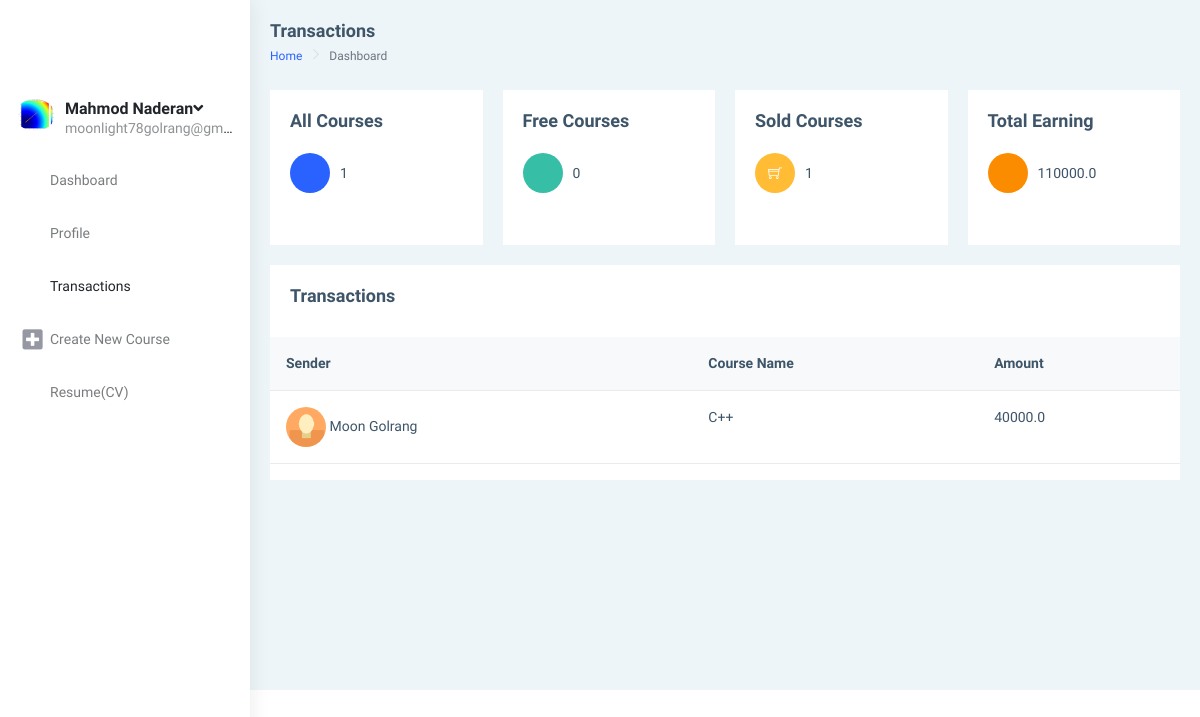
/accounts/teacherdashboard/transaction (signed in), run on the app's committed database.
### mainSite/models.py (models this page shows, shortened)
class Teacher (models.Model):
    phone = models.CharField(max_length=200, unique=True)
    date_created = models.DateTimeField(auto_now_add=True, null=True)
    user = models.OneToOneField(
        User, null=True, on_delete=models.CASCADE, related_name='teacher')
    profile_pic = models.ImageField(
        upload_to='teacher/profile/picture/', null=True, blank=True)
    course = models.ManyToManyField(Course, related_name='teacher')
    fildOfStudy = models.CharField(max_length=60, null=True)
    university = models.CharField(max_length=60, null=True)
    educations = (
        ('b', 'Bachelor'),
        ('bs', 'Bachelor Student'),
        ('m', 'Master'),
        ('ms', 'Master Student'),
        ('p', 'PHD'),
        ('ps', 'PHD Student'),
    )
    address=models.CharField(max_length=50, null=True)
    lastEducation = models.CharField(
        max_length=2, choices=educations, default='bs')
    documents = models.FileField(
        upload_to='teacher/documents/', null=True, blank=True)
    companiName1= models.CharField(max_length=50, null=True)
    jobSituation1= models.CharField(max_length=50, null=True)
    companiName2= models.CharField(max_length=50, null=True)
    jobSituation2= models.CharField(max_length=50, null=True)
    courseTitle1= models.CharField(max_length=50, null=True)
    courseTime1= models.CharField(max_length=50, null=True)
    courseTitle2= models.CharField(max_length=50, null=True)
    courseTime2= models.CharField(max_length=50, null=True)
    exteraInfo =models.CharField(max_length=200 , null=True)
    accepted =models.BooleanField(default=False)
    wallet=models.FloatField(default=0)

class Customer (models.Model):
    phone = models.CharField(max_length=200, unique=True)
    date_created = models.DateTimeField(auto_now_add=True, null=True)
    contry = models.CharField(
        max_length=2, choices=COUNTRYS, blank=True, default='ir')
    adress = models.CharField(max_length=50, null=True)
    user = models.OneToOneField(
        User, null=True, on_delete=models.CASCADE, related_name='customer')
    profile_pic = models.ImageField(null=True, blank=True)

class Course(models.Model):
    name = models.CharField(max_length=100, null=True)
    title = models.CharField(max_length=1000)
    price = models.FloatField(default=0)
    category = models.ManyToManyField(Category, related_name='category')
    subTittel = models.CharField(max_length=200, null=True)
    date_created = models.DateTimeField(auto_now_add=True, null=True)
    datepublished = models.DateTimeField(null=True)
    stutuses = (
        ('d', 'Draft'),
        ('p', 'Published'),
    )
    stutus = models.CharField(max_length=1, choices=stutuses, default='d')
    course_pic = models.ImageField(upload_to='courses/coverPictures/' ,null=True, blank=True)
    duration = models.DurationField(max_length=100, null=True)
    fileZip = models.FileField(
        upload_to='courses/zipFile/', null=True, blank=True)
    dlNumber = models.IntegerField(default=0)
    video = models.FileField(
        upload_to='courses/video/%y', null=True, blank=True)
    class Meta:
        ordering = ["-dlNumber"]

class Transaction(models.Model):
    date_created = models.DateTimeField(auto_now_add=True, null=True)
    price =models.FloatField(default=0)
    course = models.ManyToManyField(Course, related_name='transaction')
    teacher = models.ManyToManyField(Teacher, related_name='transaction')
    customer= models.ManyToManyField(Customer, related_name='transaction')
    class Meta:
        ordering = ["-date_created"]

### mainSite/decorators.py (the view)
        def wrapper_func(requset, *args , **kwargs):
            group = None
            if requset.user.groups.exists():
                group = requset.user.groups.all()[0].name
            if group == None:
                return HttpResponse("you are not authorized to view this page")
            if group in allowed_roles:
                 return view_func(requset, *args , **kwargs)
            else:
                return HttpResponse("you are not authorized to view this page")

### mainSite/views.py (called while the page is built)
@login_required
@allowed_users("teacher")
def teacherDashboardTransaction(request):
    teaacher =request.user.teacher
    allCours = teaacher.course.all()
    freeCours = allCours.filter(price=0)
    coursePurchased = allCours.filter(price__gt=0)
    transaction = teaacher.transaction.all()
    context = {
        "teacher": teaacher,
        "allCours": allCours,
        "freeCours": freeCours,
        "freeCoursSize": len(freeCours),
        "coursePurchased": coursePurchased,
        "coursePurchasedSize": coursePurchased.count(),
        "transaction":transaction,
    }
    return render(request, 'teacherdashboard-transaction.html' , context)

### templates/teacherdashboard-transaction.html (shortened to what this page needs)
{% load static %}
{% load widget_tweaks %}
{% load mathfilters %}
<!DOCTYPE html>
<html dir="ltr" lang="en">
<head>
    <link href="{% static '/distt/css/style.min.css' %}" rel="stylesheet"  >
</head>
<body>
    <div id="main-wrapper" data-layout="vertical" data-navbarbg="skin5" data-sidebartype="full"
        data-sidebar-position="absolute" data-header-position="absolute" data-boxed-layout="full">
        <aside class="left-sidebar" data-sidebarbg="skin6">
            <div class="scroll-sidebar">
                <nav class="sidebar-nav">
                    <ul id="sidebarnav">
                            <div class="user-profile d-flex no-block dropdown m-t-20">
                                {% if teacher.profile_pic %}
                              <div class="user-pic"><img src="{{ teacher.profile_pic.url }}" alt="users"
                                  class="rounded-circle" width="40" /></div>
                              {% else %}
                              <div class="user-pic"><img src="{% static '/image/1.jpg' %}" alt="users"
                                  class="rounded-circle" width="40" /></div>
                              {% endif %}
                                <div class="user-content hide-menu m-l-10">
                                <a href="#" class="" id="Userdd" role="button"
                                    data-bs-toggle="dropdown" aria-haspopup="true" aria-expanded="false">
                                    <h5 class="m-b-0 user-name font-medium">{{teacher.user.get_full_name}}<i
                                            class="fa fa-angle-down"></i></h5>
                                    <span class="op-5 user-email">{{teacher.user.email}}</span>
                                </a>
                                </div>
                            </div>
                        <li class="sidebar-item"> <a class="sidebar-link waves-effect waves-dark sidebar-link"
                                href="{% url 'teacherdashboard-main' %}" aria-expanded="false">
                                <i class="mdi mdi-view-dashboard"></i><span
                                    class="hide-menu">Dashboard</span></a></li>
                        <li class="sidebar-item"> <a class="sidebar-link waves-effect waves-dark sidebar-link"
                                href="{% url 'teacherdashboard-profile' %}" aria-expanded="false">
                                <i class="mdi mdi-account-network"></i><span class="hide-menu">Profile</span></a></li>
                        <li class="sidebar-item"> <a class="sidebar-link waves-effect waves-dark sidebar-link"
                                href="{% url 'teacherdashboard-transaction' %}" aria-expanded="false">
                                <i class="mdi mdi-border-all"></i><span
                                    class="hide-menu">Transactions</span></a></li>
                                    <li class="sidebar-item"> <a class="sidebar-link waves-effect waves-dark sidebar-link"
                                        href="{% url 'teacherdashboard-create-course' %}" aria-expanded="false"><i class="fa fa-plus-square"></i><span
                                            class="hide-menu">Create New Course</span></a></li>
                        <li class="sidebar-item"> <a class="sidebar-link waves-effect waves-dark sidebar-link"
                                href="{% url 'teacherdashboard-resume' %}" aria-expanded="false"><i class="mdi mdi-book-multiple"></i><span
                                    class="hide-menu">Resume(CV)</span></a></li>
                    </ul>
                </nav>
            </div>
        </aside>
        <div class="page-wrapper">
            <div class="page-breadcrumb">
                <div class="row align-items-center">
                    <div class="col-5">
                        <h4 class="page-title">Transactions</h4>
                        <div class="d-flex align-items-center">
                            <nav aria-label="breadcrumb">
                                <ol class="breadcrumb">
                                    <li class="breadcrumb-item"><a href="{% url 'main' %}">Home</a></li>
                                    <li class="breadcrumb-item active" aria-current="page">Dashboard</li>
                                </ol>
                            </nav>
                        </div>
                    </div>
                </div>
            </div>
            <div class="container-fluid">
                <div class="row">
                    <div class="col-md-3">
                        <div class="card">
                            <div class="card-body">
                                <h4 class="card-title">All Courses</h4>
                                <div class="feed-widget">
                                    <ul class="list-style-none feed-body m-0 p-b-20">
                                        <li class="feed-item">
                                            <div class="feed-icon bg-info">
                                                <i class="mdi mdi-note-multiple"></i>
                                            </div>
                                            {{ allCours.count}}
                                        </li>
                                    </ul>
                                </div>
                            </div>
                        </div>
                    </div>
                    <div class="col-md-3">
                        <div class="card">
                            <div class="card-body">
                                <h4 class="card-title">Free Courses</h4>
                                <div class="feed-widget">
                                    <ul class="list-style-none feed-body m-0 p-b-20">
                                        <li class="feed-item">
                                            <div class="feed-icon bg-success"><i class="mdi mdi-sale"></i></div>
                                            {{ freeCoursSize}}
                                        </li>
                                    </ul>
                                </div>
                            </div>
                        </div>
                    </div>
                    <div class="col-md-3">
                        <div class="card">
                            <div class="card-body">
                                <h4 class="card-title">Sold Courses</h4>
                                <div class="feed-widget">
                                    <ul class="list-style-none feed-body m-0 p-b-20">
                                        <li class="feed-item">
                                            <div class="feed-icon bg-warning"><i class="ti-shopping-cart"></i></div>
                                            {{coursePurchasedSize}}
                                        </li>
                                    </ul>
                                </div>
                            </div>
                        </div>
                    </div>
                    <div class="col-md-3">
                        <div class="card">
                            <div class="card-body">
                                <h4 class="card-title">Total Earning</h4>
                                <div class="feed-widget">
                                    <ul class="list-style-none feed-body m-0 p-b-20">
                                        <li class="feed-item">
                                            <div class="feed-icon btn-orange"><i class="mdi mdi-square-inc-cash"></i></div>
                                            {{teacher.wallet}}
                                        </li>
                                    </ul>
                                </div>
                            </div>
                        </div>
                    </div>
                </div>
                <div class="row">
                  <div class="col-md-12">
                    <div class="card">
                        <div class="card-body">
                            <div class="d-md-flex">
                                <div>
                                    <h4 class="card-title">Transactions</h4>
                                </div>
                            </div>
                        </div>
                        <div class="table-responsive">
                            <table class="table v-middle">
                                <thead>
                                    <tr class="bg-light">
                                        <th class="border-top-0">Sender</th>
                                        <th class="border-top-0">Course Name</th>
                                        <th class="border-top-0">Amount</th>
                                    </tr>
                                </thead>
                                <tbody>
                                    {% for t in transaction %}
                                    <tr>
                                        <td>
                                            <div class="d-flex align-items-center">
                                                <div class="m-r-10">
                                                    {% for customer in t.customer.all %}
                                                    {% if customer.profile_pic %}
                                                    <div class="user-pic"><img src="{{ customer.profile_pic.url }}" alt="users"
                                                        class="rounded-circle" width="40" />
                                                        <span> {{customer.user.get_full_name}}</span>
                                                    </div>
                                                    {% else %}
                                                    <div class="user-pic"><img src="{% static '/image/1.jpg' %}" alt="users"
                                                        class="rounded-circle" width="40" />
                                                        <span> {{customer.user.get_full_name}}</span>
                                                    </div>
                                                    {% endif %}
                                                    {% endfor %}
                                                                                </div>
                                            </div>
                                        </td>
                                        {% for course in t.course.all %}
                                        <td>{{course.name}}</td>
                                        {% endfor %}
                                        <td>{{t.price|mul:0.8}}</td>
                                    </tr>
                                        {% endfor %}
                                </tbody>
                            </table>
                        </div>
                    </div>
                </div>
                </div>
            </div>
        </div>
    </div>
</body>
</html>

### data on the page
Teacher: profile_pic (picture), user.get_full_name "Mahmod Naderan", user.email "moonlight78golrang@gm…", wallet "110000.0"
Transaction: price|mul "40000.0"
Customer: user.get_full_name "Moon Golrang"
Course: name "C++"

### other printed values
{{ allCours.count }} "1"
{{ freeCoursSize }} "0"
{{ coursePurchasedSize }} "1"
